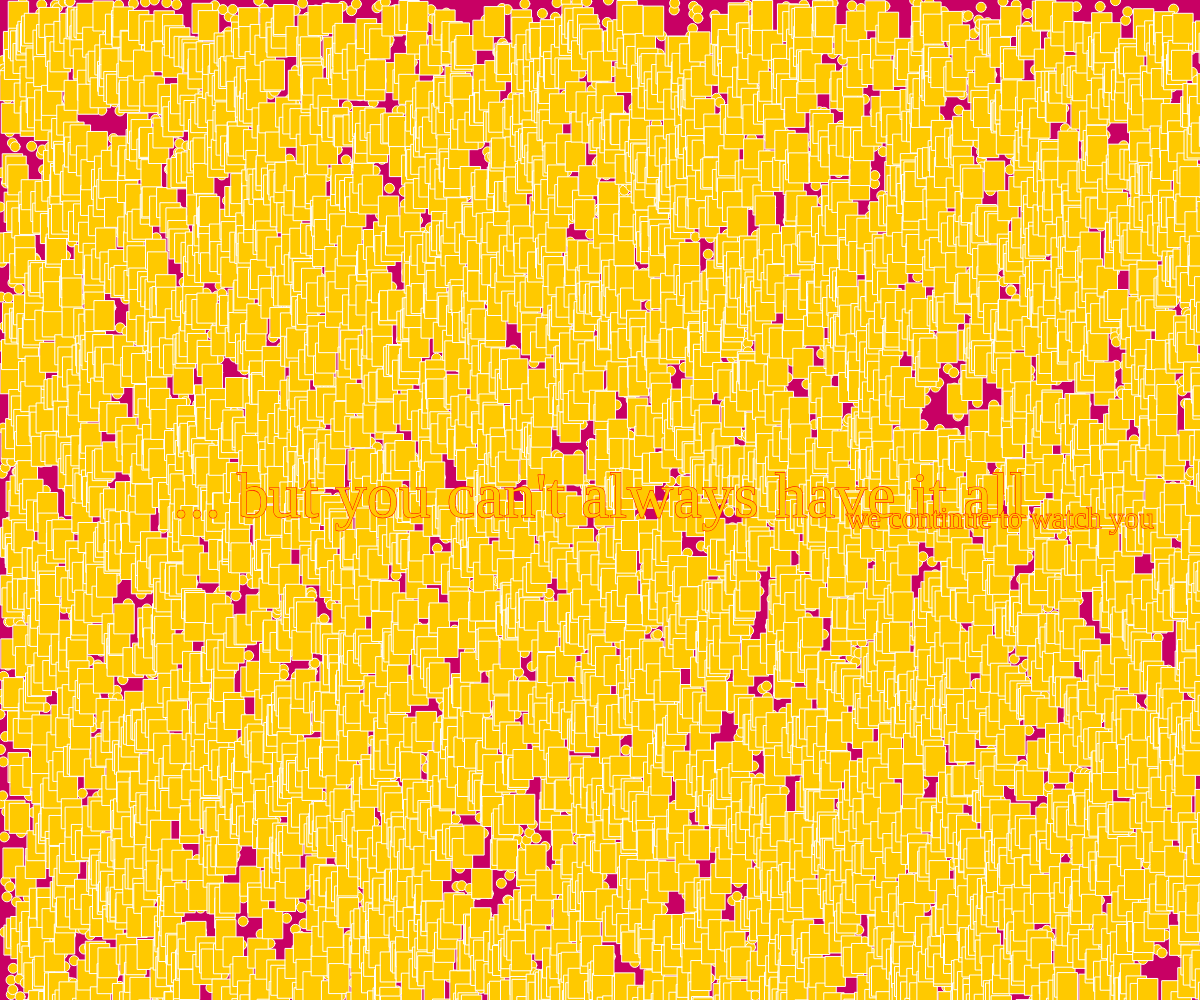
Frame 1 (no input)
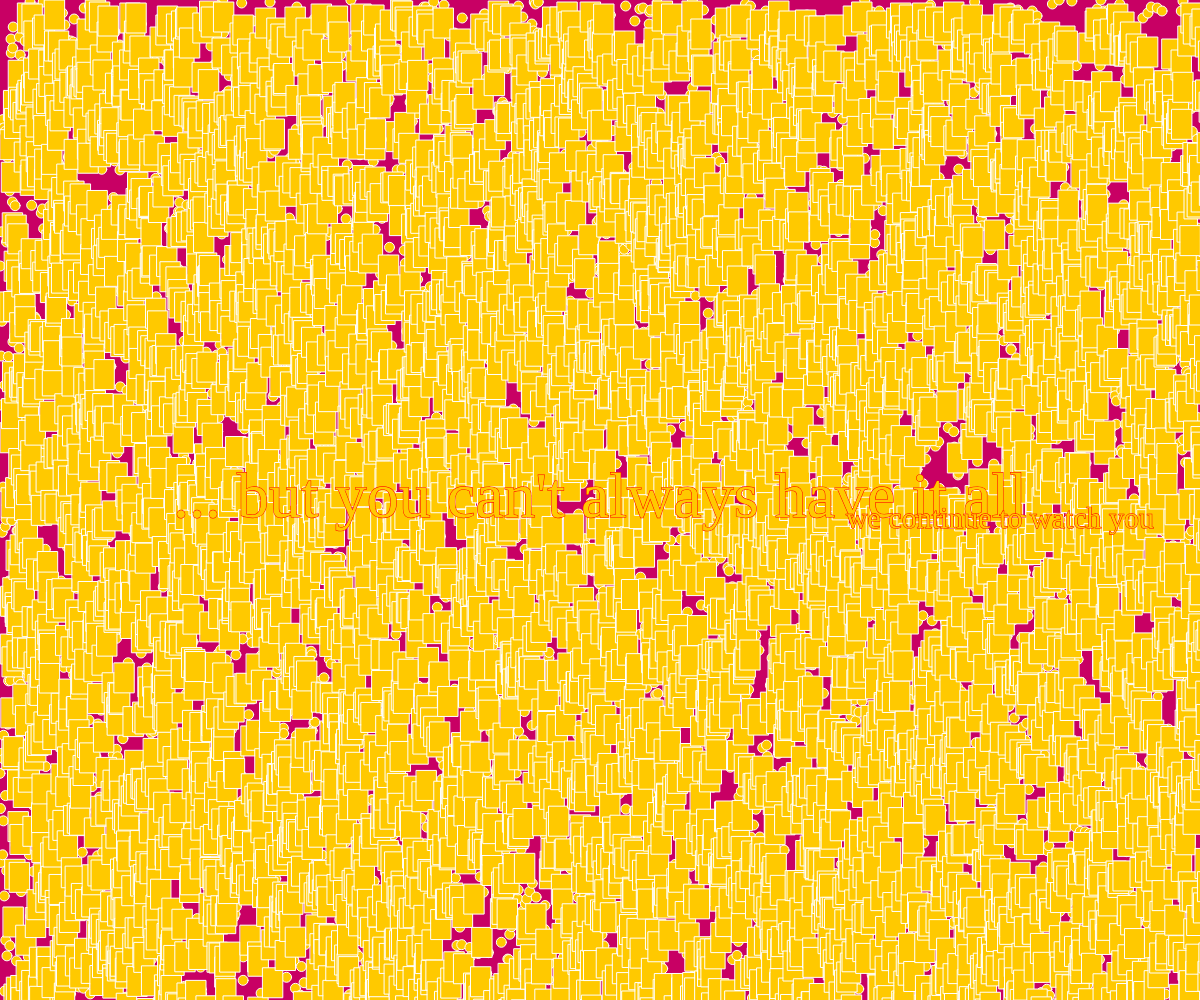
Frame 60 (no input)
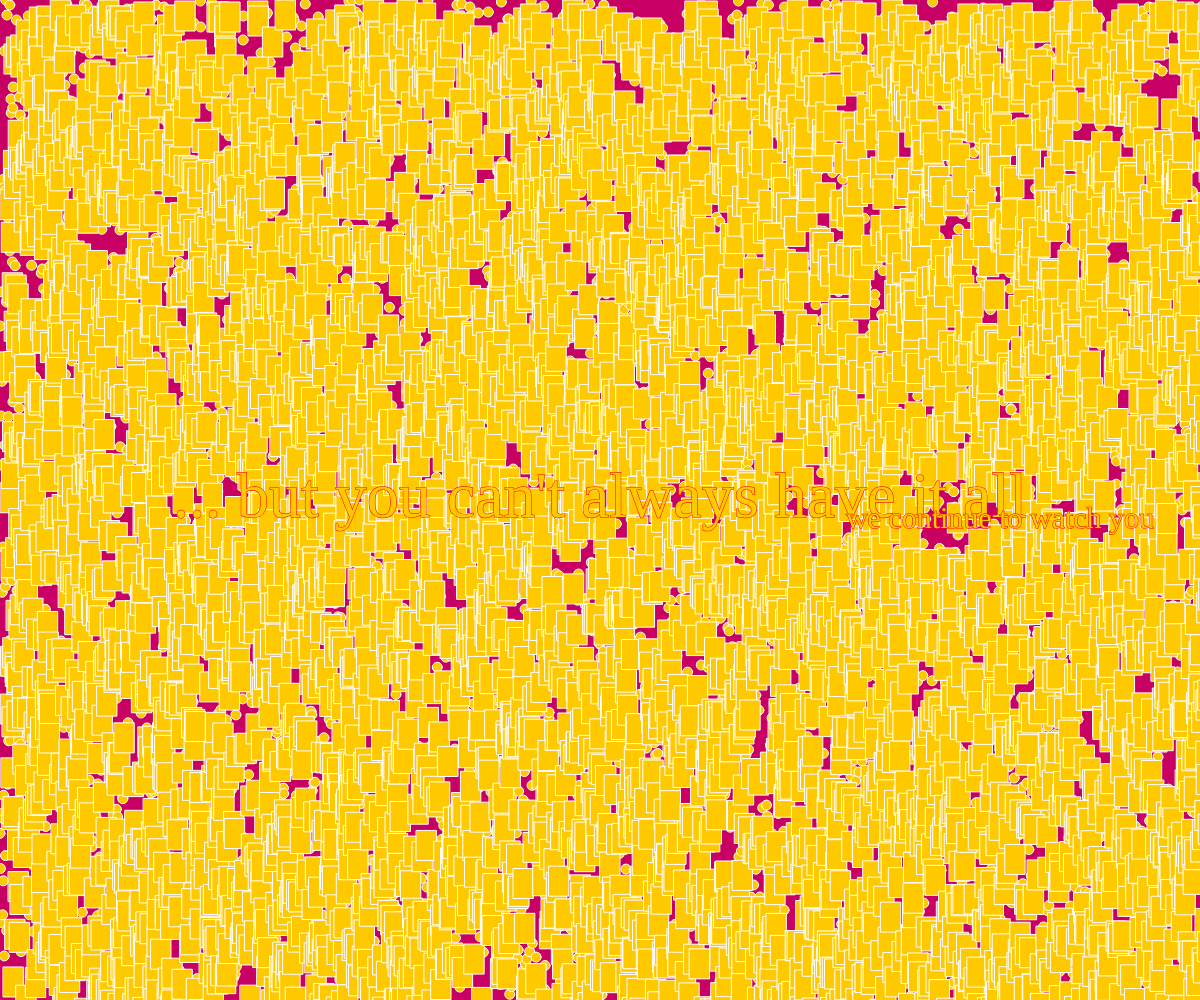
Frame 120 (the mouse pressed at the canvas centre since frame 60)

The p5.js sketch that drew these frames (run headless with seeded random() and noise() and a simulated clock; from frame 60 on, the mouse is pressed at the canvas centre):

// p5.js sketch
// ── sketch.js
let circleY = [];
let squareY = [];

function setup() {
  createCanvas(windowWidth, windowHeight);
  for (let i = 0; i < 5000; i++) {
    circleY[i] = random(height);
  }
  for (let j = 0; j < 5000; j++) {
    squareY[j] = random(height);
  }
}

function draw() {
  background(200,0,100);
  stroke('white');
  fill(255,201,0);

  for (let i = 0; i < circleY.length; i++) {
    let circleX = width * i / circleY.length;
    circle(circleX, circleY[i], 10);

    circleY[i]++;
    
    if (circleY[i] > height) {
      circleY[i] = 0;
    }
  }
  for (let j = 0; j < squareY.length; j++) {
    let squareX = width * j / squareY.length;
    rect(squareX, squareY[j], 20, 30);

    squareY[j]++;
    
    if (squareY[j] > height) {
      squareY[j] = 0;
    }
  }
stroke(255,0,0);
  textSize(64);
  textAlign(CENTER, CENTER);
  textFont('Times New Roman');
  text("... but you can't always have it all", width/2, height/2);
  textSize(30);
  textAlign(CENTER, CENTER);
  textFont('Times New Roman');
  text("we continue to watch you", 1000, 520);
}
